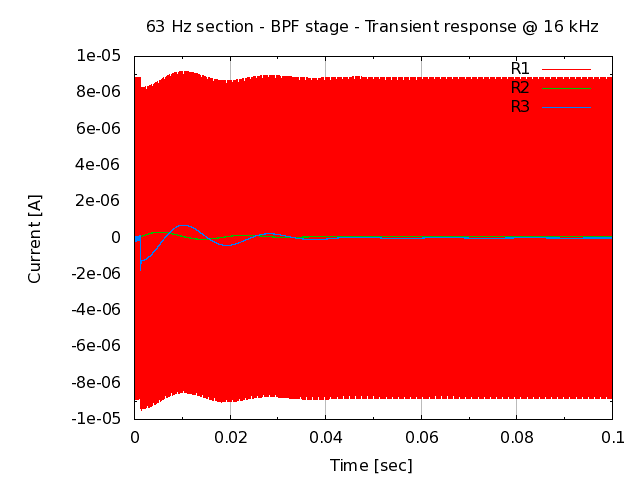

The script that saved this image:
# setup terminal
set term png

# setup graph
set output "26.000.00.02.21.png"
set title "63 Hz section - BPF stage - Transient response @ 16 kHz"

# setup Y-axis
# set yrange [-15:15]
set grid ytics lt 1 lw 1 lc rgb "#bbbbbb"
set mytics
set ylabel "Current [A]"

# setup X-axis
set grid xtics lt 1 lw 1 lc rgb "#bbbbbb"
set mxtics
set  xrange [0:0.1]
set xlabel "Time [sec]"

# setup plot style
set style data lines
plot '26.000.00.02.21.dat' using 1:2 title "R1", \
     '26.000.00.02.21.dat' using 1:3 title "R2", \
     '26.000.00.02.21.dat' using 1:4 title "R3"

# set output back to default
set output

# reset terminal type
set terminal pop
